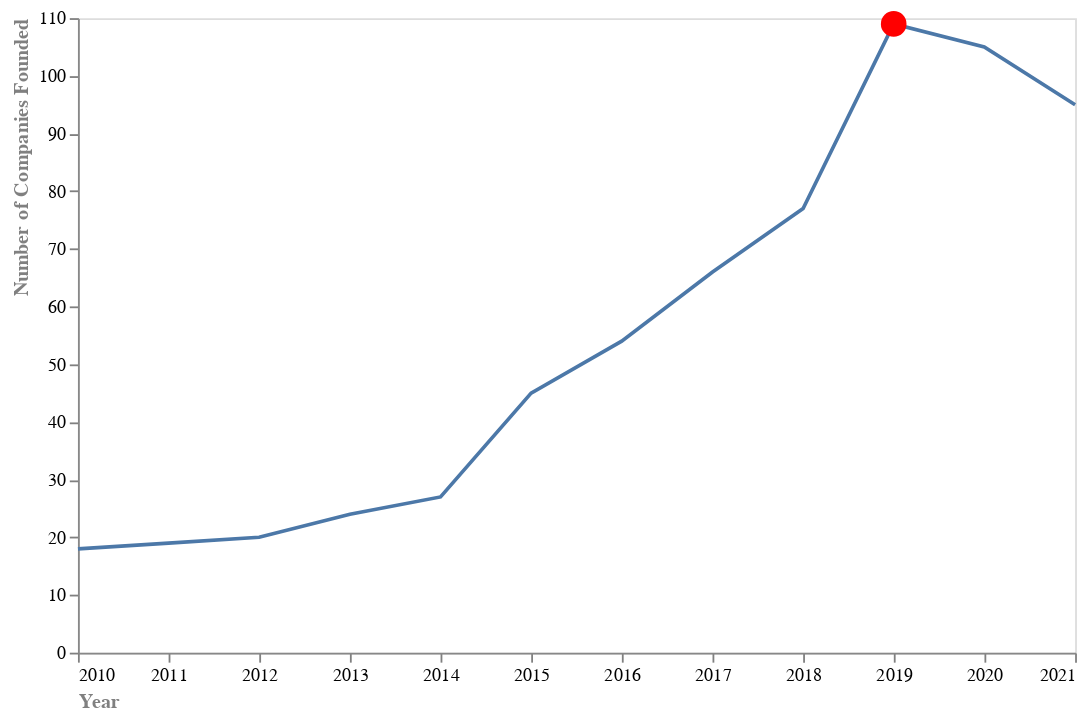

Write notebook code for a chart like this one.
### Code cell
# Problem: df_founded['Year Founded'] could not be copared with 2019, because it is a datetime object
# help from Copilot

# create a new column 'Year' that contains just the year part of 'Year Founded'
df_founded['Year_int'] = df_founded['Year Founded'].dt.year

founded_point = alt.Chart(df_founded[df_founded['Year_int'] == 2019]).mark_circle(opacity=1, size=200).encode(
        x=alt.X('Year Founded:T'),
        y=alt.Y('Number of Companies Founded:Q'),
        color=alt.value('red')
)


line_chart + founded_point

### Figure 1 — Vega-Lite specification as saved in the notebook (floating-point values rounded to 4 significant figures)
{"config": {"view": {"continuousWidth": 300, "continuousHeight": 300}}, "layer": [{"data": {"name": "data-14e112ebc0fcf9b0abfed706b40a567b"}, "mark": {"type": "line"}, "encoding": {"strokeWidth": {"value": 2}, "x": {"axis": {"title": "Year", "titleColor": "grey", "titleAnchor": "start", "labelAngle": 0, "grid": false, "tickColor": "grey"}, "field": "Year Founded", "type": "temporal"}, "y": {"axis": {"title": "Number of Companies Founded", "titleColor": "grey", "titleAnchor": "end", "grid": false, "tickColor": "grey"}, "field": "Number of Companies Founded", "type": "quantitative"}}}, {"data": {"name": "data-7e4e3ae1df2d5fcfc62fdfc30ffcaa32"}, "mark": {"type": "circle", "opacity": 1, "size": 200}, "encoding": {"color": {"value": "red"}, "x": {"field": "Year Founded", "type": "temporal"}, "y": {"field": "Number of Companies Founded", "type": "quantitative"}}}], "height": 350, "width": 550, "$schema": "https://vega.github.io/schema/vega-lite/v5.16.3.json", "datasets": {"data-14e112ebc0fcf9b0abfed706b40a567b": [{"Year Founded": "2010-01-01T00:00:00", "Number of Companies Founded": 18, "Year_int": 2010}, {"Year Founded": "2011-01-01T00:00:00", "Number of Companies Founded": 19, "Year_int": 2011}, {"Year Founded": "2012-01-01T00:00:00", "Number of Companies Founded": 20, "Year_int": 2012}, {"Year Founded": "2013-01-01T00:00:00", "Number of Companies Founded": 24, "Year_int": 2013}, {"Year Founded": "2014-01-01T00:00:00", "Number of Companies Founded": 27, "Year_int": 2014}, {"Year Founded": "2015-01-01T00:00:00", "Number of Companies Founded": 45, "Year_int": 2015}, {"Year Founded": "2016-01-01T00:00:00", "Number of Companies Founded": 54, "Year_int": 2016}, {"Year Founded": "2017-01-01T00:00:00", "Number of Companies Founded": 66, "Year_int": 2017}, {"Year Founded": "2018-01-01T00:00:00", "Number of Companies Founded": 77, "Year_int": 2018}, {"Year Founded": "2019-01-01T00:00:00", "Number of Companies Founded": 109, "Year_int": 2019}, {"Year Founded": "2020-01-01T00:00:00", "Number of Companies Founded": 105, "Year_int": 2020}, {"Year Founded": "2021-01-01T00:00:00", "Number of Companies Founded": 95, "Year_int": 2021}], "data-7e4e3ae1df2d5fcfc62fdfc30ffcaa32": [{"Year Founded": "2019-01-01T00:00:00", "Number of Companies Founded": 109, "Year_int": 2019}]}}
